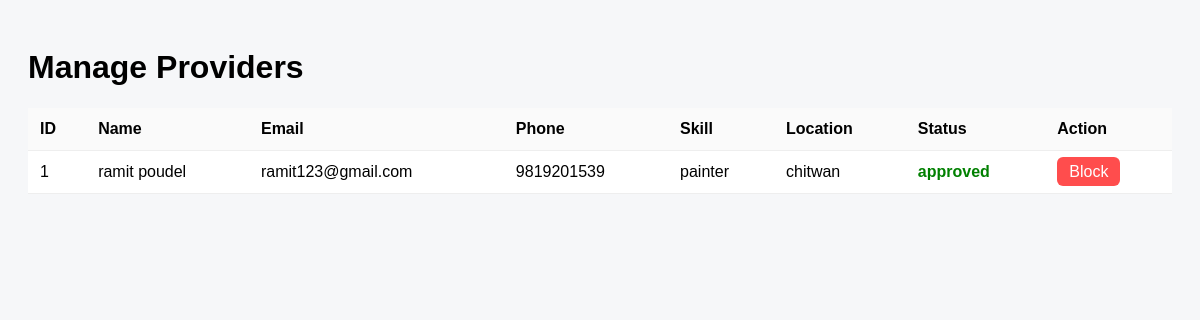
The app's page /php/admin_providers.php (signed in) with its own data.
### tables this page shows
CREATE TABLE `providers` (
  `id` bigint(20) UNSIGNED NOT NULL,
  `first_name` varchar(100) NOT NULL,
  `last_name` varchar(100) NOT NULL,
  `email` varchar(255) NOT NULL,
  `phone` varchar(20) NOT NULL,
  `password_plain` varchar(255) NOT NULL,
  `primary_skill` varchar(255) DEFAULT NULL,
  `location` varchar(255) NOT NULL,
  `status` enum('pending','approved') DEFAULT 'pending'
);

### php/admin_providers.php (the view, shortened to what this page needs)
<?php
require "dbconnection.php";
$result = $conn->query("
    SELECT id, first_name, last_name, email, phone, primary_skill, location, status
    FROM providers
    ORDER BY id DESC
");
?>
<!DOCTYPE html>
<html>
<head>
</head>
<body>
<h1>Manage Providers</h1>
<table>
<tr>
    <th>ID</th>
    <th>Name</th>
    <th>Email</th>
    <th>Phone</th>
    <th>Skill</th>
    <th>Location</th>
    <th>Status</th>
    <th>Action</th>
</tr>
<?php while ($p = $result->fetch_assoc()): ?>
<tr>
    <td><?= $p['id'] ?></td>
    <td><?= htmlspecialchars($p['first_name'].' '.$p['last_name']) ?></td>
    <td><?= htmlspecialchars($p['email']) ?></td>
    <td><?= htmlspecialchars($p['phone']) ?></td>
    <td><?= htmlspecialchars($p['primary_skill']) ?></td>
    <td><?= htmlspecialchars($p['location']) ?></td>
    <td class="<?= $p['status'] ?>"><?= $p['status'] ?></td>
    <td>
        <?php if ($p['status'] === 'pending'): ?>
            <a class="btn approve" href="?approve=<?= $p['id'] ?>">Approve</a>
        <?php elseif ($p['status'] === 'approved'): ?>
            <a class="btn block" href="?block=<?= $p['id'] ?>">Block</a>
        <?php else: ?>
            <a class="btn unblock" href="?unblock=<?= $p['id'] ?>">Unblock</a>
        <?php endif; ?>
    </td>
</tr>
<?php endwhile; ?>
</table>
</body>
</html>

### php/admin_providers.php (style rules this page uses)
body { font-family: Arial; background:#f6f7f9; padding:20px; }
table { width:100%; background:#fff; border-collapse:collapse; }
th, td { padding:12px; border-bottom:1px solid #eee; text-align:left; }
th { background:#fafafa; }
.approved { color:green; font-weight:bold; }
a.btn { padding:6px 12px; border-radius:6px; text-decoration:none; color:#fff; }
.block { background:#ff4d4d; }

### records on screen
providers: id "1", first_name+last_name "ramit poudel", email "ramit123@gmail.com", phone "9819201539", primary_skill "painter", location "chitwan", status "approved"
